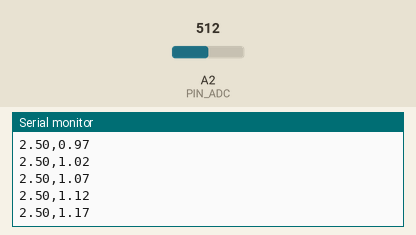
The sketch below on a simulated Arduino Uno, built with avr-gcc and run on an emulated ATmega328P. On the bench: the last lines printed to the serial monitor. The test bench sets the inputs (shaded band); at power-on: A2 (PIN_ADC) = 512.

Above: at 1.2 s.
1.3 s: A2 (PIN_ADC) set to 716
At 1.34 s:
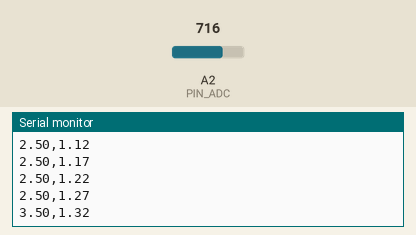
2.8 s: A2 (PIN_ADC) set to 900
At 2.81 s:
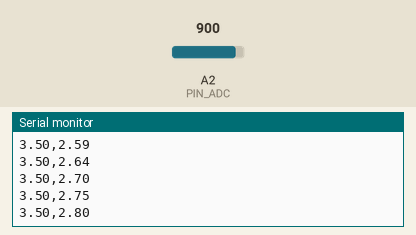
Timing chart, 0 to 5.8 s (numbered marks = the images above; inputs shaded):
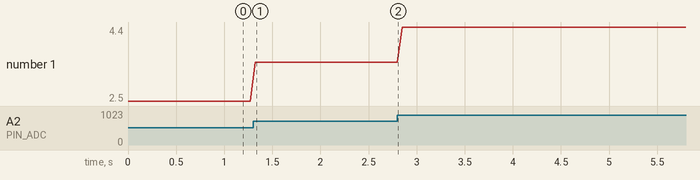

The sketch:

sketch_mar22a.ino
```cpp
float analog;
int PIN_ADC = 2;
void setup() {
  Serial.begin (9600);

}

void loop() {
  int valor = analogRead(PIN_ADC);
  analog = valor*(5.0/1023.0);
  Serial.print(analog);
  Serial.print(",");
  Serial.println(millis()/1000.0);
  delay(50);
}
```

Measured:
- after the input at 1.3 s, the serial monitor: prints a new line at once (image 1)
- plotted number 1: 2.5 → 3.5 after the input at 1.3 s
